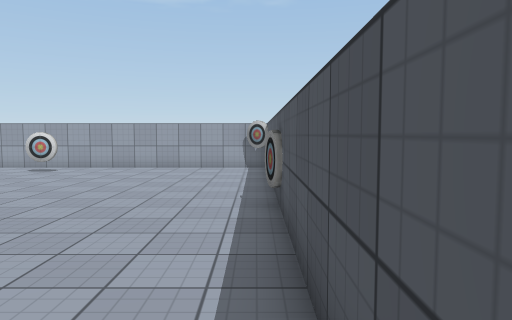
view 1 (above)

12 first-person views from a walk through a 3-D level made in the Unity game engine. The camera is 1.5 m above the floor, tilts 4° down and sees 70° across. The floor is counted in squares, 1 m on a side. Each view is taken from the middle of a square. On the plan, view 1 faces up. The plan holds only what a view shows up to about 16 squares ahead; the rest is blank. The player is left out. Some surface patterns are stand-ins.

view 2
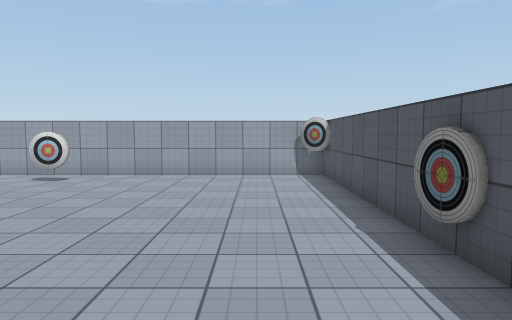

view 3
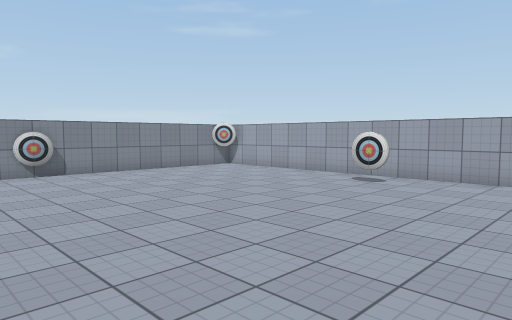

view 4
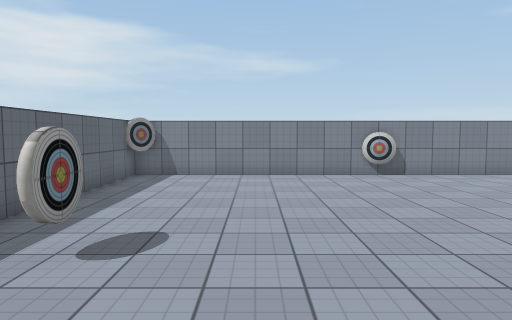

view 5
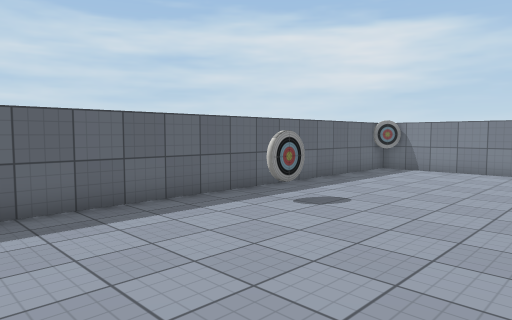

view 6
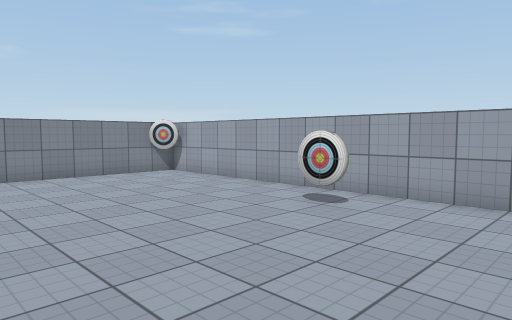

view 7
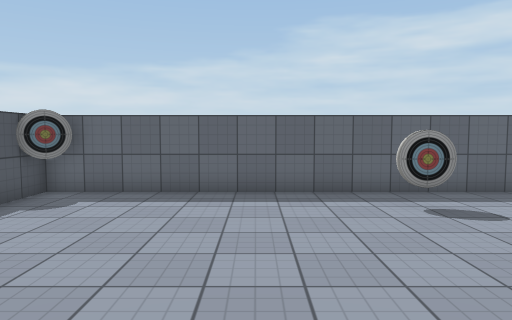

view 8
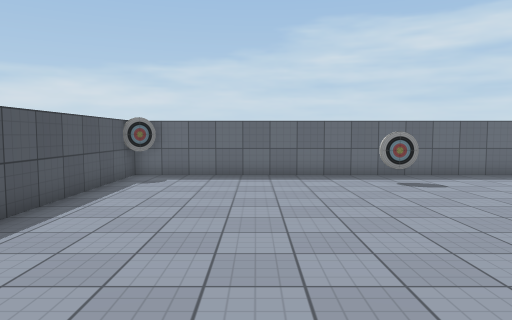

view 9
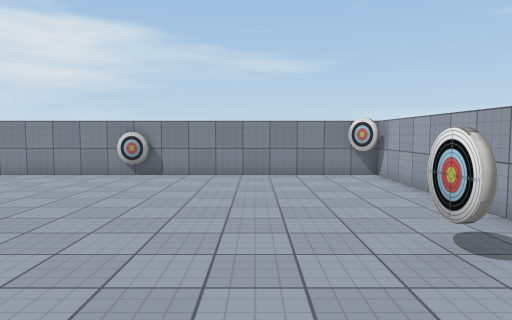

view 10
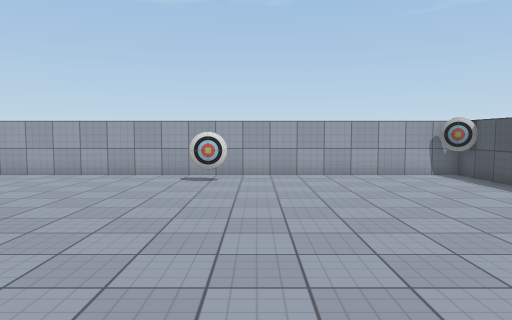

view 11
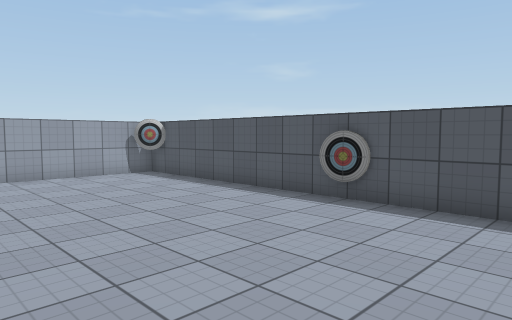

view 12
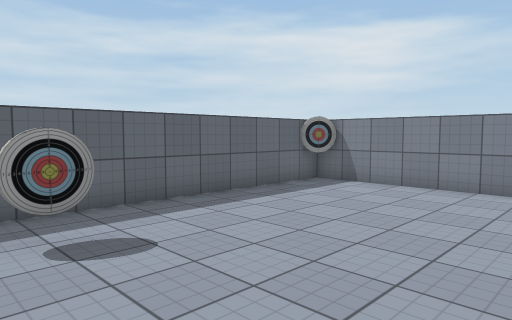

### Floor plan
Points are (right, up) in squares from view 1. A wall is a line through its corners. A room is listed if a view was taken in it or the views show most of it. See-through windows are left out.
Room 1 (views 1, 2, 3, 4, 5, 6, 7, 8, 9, 10, 11, 12)
walls: (-9.1, 0.6) (-7.9, 0.6); (-7.9, 14.4) (-9.1, 14.4); (-17.2, 8.1) (-17.4, 6.9); (0.4, 6.9) (0.2, 8.1); (-17.4, -0.7) (-16.5, -1.5); (-0.4, -1.1) (0.6, -0.3); (-16.6, 16.2) (-17.5, 15.4); (-17.5, -1.5) (0.5, -1.5) (0.5, 16.5) (-17.5, 16.5) (-17.5, -1.5); (0.6, 15.3) (-0.5, 16.2)

Where each view was taken, in squares from view 1:
view 1: 0 up, 0 right, facing up
view 2: 3 up, 2 left, facing up
view 3: 4 up, 3 left, facing up-left
view 4: 3 up, 4 left, facing left
view 5: 6 up, 2 left, facing down-left
view 6: 8 up, 4 left, facing up-left
view 7: 8 up, 5 left, facing down
view 8: 12 up, 4 left, facing down
view 9: 12 up, 4 left, facing left
view 10: 3 up, 7 left, facing up
view 11: 3 up, 7 left, facing up-right
view 12: 6 up, 7 left, facing down-left
